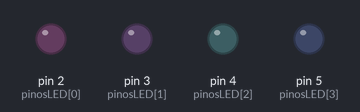
Bench run of a sketch on a simulated Arduino Uno, built with avr-gcc and run on an emulated ATmega328P. Shown: output pins drawn as LEDs (lit = HIGH).

Above: at 0.2 s.
At 1.2 s:
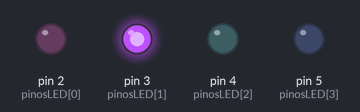
At 2.2 s:
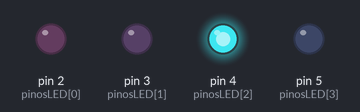
At 4.7 s:
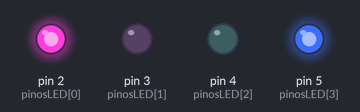
At 7.2 s:
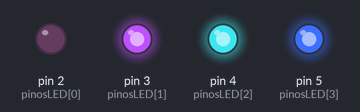
At 9.7 s:
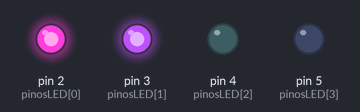
Timing chart, 0 to 10.4 s (numbered marks = the images above):
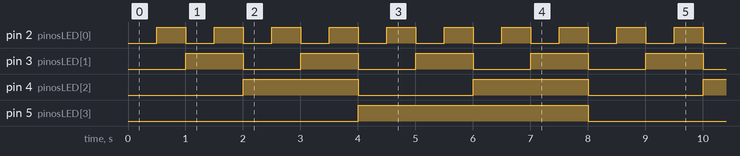

The sketch:

sketch.ino
```cpp
// Definindo os pinos onde os LEDs estão conectados
const int pinosLED[] = {2, 3, 4, 5};
const int numeroDePinos = 4;

// Variável para armazenar o número atual
int contador = 0;

void setup() {
  // Configura cada pino como saída
  for (int i = 0; i < numeroDePinos; i++) {
    pinMode(pinosLED[i], OUTPUT);
  }
}

void loop() {
  // Converte o número decimal para binário e acende/apaga os LEDs
  for (int i = 0; i < numeroDePinos; i++) {
    // bitRead(numero, bit) verifica se o bit é 0 ou 1
    int bitStatus = bitRead(contador, i);
    digitalWrite(pinosLED[i], bitStatus);
  }

  // Incrementa o contador
  contador++;

  // Reinicia a contagem quando chega a 16 (0 a 15)
  if (contador >= 16) {
    contador = 0;
  }

  // Espera 500ms antes de ir para o próximo número
  delay(500);
}
```

Measured:
- by itself, pin 2 (pinosLED[0]): alternates HIGH for 0.50 s and LOW for 0.50 s
- by itself, pin 3 (pinosLED[1]): alternates HIGH for 1.0 s and LOW for 1.0 s
- by itself, pin 4 (pinosLED[2]): alternates HIGH for 2.0 s and LOW for 2.0 s
- by itself, pin 5 (pinosLED[3]): alternates HIGH for 4.0 s and LOW for 4.0 s
